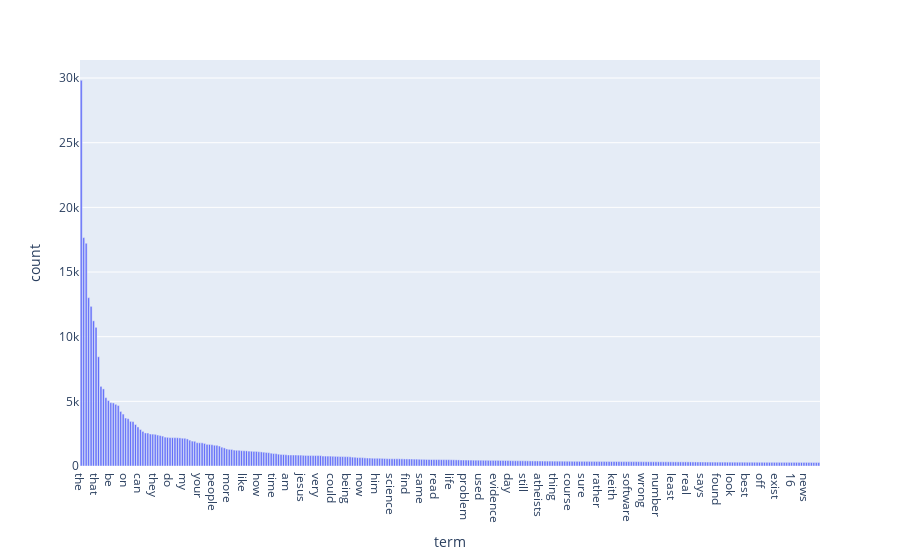

Source (notebook cell):
### Markdown cell above
### >>> **Exercise 14 (take home):** 
Additionally, you can attempt to sort the terms on the `x-axis` by frequency instead of in alphabetical order. This way the visualization is more meaninfgul and you will be able to observe the so called [long tail](https://en.wikipedia.org/wiki/Long_tail) (get familiar with this term since it will appear a lot in data mining and other statistics courses). see picture below

![alt txt](https://upload.wikimedia.org/wikipedia/commons/thumb/8/8a/Long_tail.svg/1000px-Long_tail.svg.png)

### Code cell
# Answer here
voc_count_full = X_counts.sum(axis=0).A1
df_todraw = pd.DataFrame({
    "term": count_vect.get_feature_names_out(),
    "count": voc_count_full
})
df_sorted = df_todraw.sort_values("count", ascending=False, kind="mergesort", ignore_index=True)
fig = px.bar(df_sorted[:300], x='term', y='count') # Display the most frequent 300 terms
fig.show()

### Figure 1 — Plotly figure (JSON) as saved in the notebook; plotly's stock layout.template omitted (floating-point values rounded to 4 significant figures; data arrays with more than 128 entries replaced by an {"elided": "..."} marker saying what was removed)
{"data": [{"hovertemplate": "term=%{x}<br>count=%{y}<extra></extra>", "legendgroup": "", "marker": {"color": "#636efa", "pattern": {"shape": ""}}, "name": "", "orientation": "v", "showlegend": false, "textposition": "auto", "type": "bar", "x": {"elided": "300 str values"}, "xaxis": "x", "y": {"elided": "300 int values"}, "yaxis": "y"}], "layout": {"barmode": "relative", "legend": {"tracegroupgap": 0}, "margin": {"t": 60}, "xaxis": {"anchor": "y", "domain": [0, 1], "title": {"text": "term"}}, "yaxis": {"anchor": "x", "domain": [0, 1], "title": {"text": "count"}}}}
